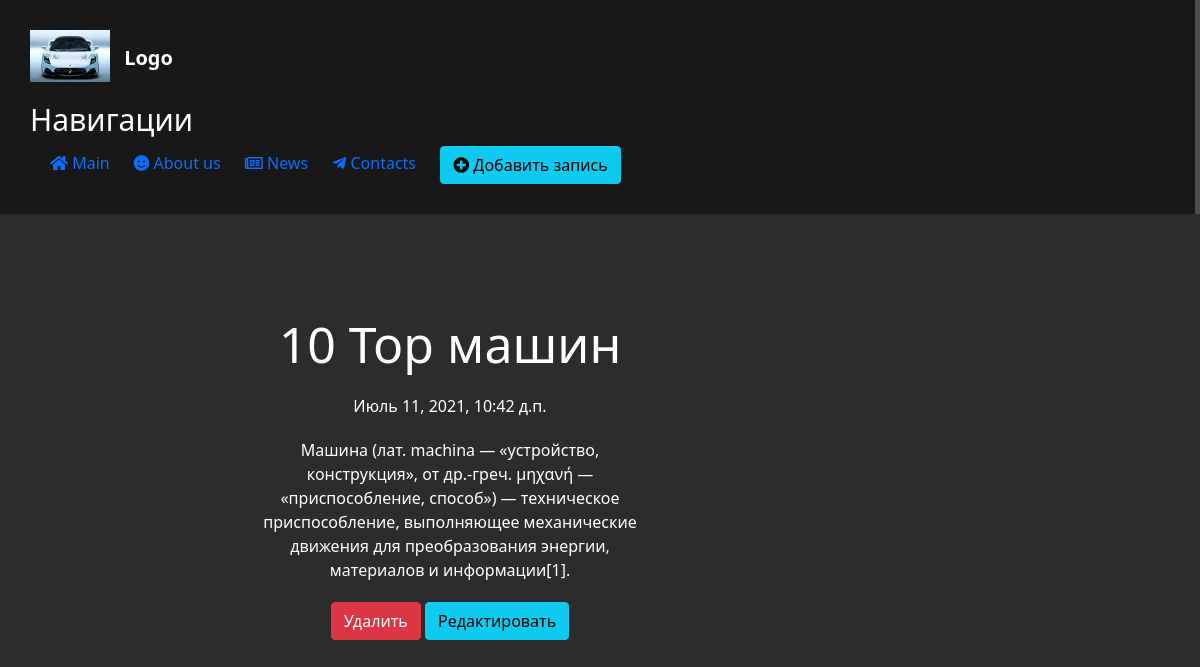
The page /news/2 on the database its author committed.
### news/models.py (models this page shows, shortened)
class Articles(models.Model):
    title = models.CharField('Название', max_length=50)
    anons = models.CharField('Анонс', max_length=250)
    full_text = models.TextField('Статья')
    date = models.DateTimeField('Дата публикации')
    class Meta:
        verbose_name = 'Новость'
        verbose_name_plural = 'Новости'

### news/views.py (the view)
# urls.py: path('<int:pk>', views.NewsDetailView.as_view(), name='news-detail'),
class NewsDetailView(DetailView):
    model = Articles
    template_name = 'news/details_view.html'
    context_object_name = 'article'

### news/templates/news/details_view.html (shortened to what this page needs)
{% extends 'main/layout.html' %}
{% block content %}
<div class="features">
    <h1>{{ article.title }}</h1>
    <p>{{ article.date }}</p>
    <p>{{ article.full_text }}</p>
    <a href="{% url 'news-delete' article.id %}" class="btn btn-danger">Удалить</a>
    <a href="{% url 'news-update' article.id %}" class="btn btn-info">Редактировать</a>
</div>
{% endblock %}

### main/static/main/css/main.css (style rules this page uses)
body { background:#2c2c2c; }
a { text-decoration:none; }
main .features { color:#fff; float:left; margin-top:100px; text-align:center; width:75%; }
main .features h1 { font-size:50px; }
main .features p { max-width:400px; margin: 20px auto }

### rows shown on the page
Articles: title "10 Top машин", date "Июль 11, 2021, 10:42 д.п.", full_text "Машина (лат. machina — «устройство, конструкция», от др.-греч. μηχανή — «приспособление, способ») — техническое приспособление, выполняющее механические движения для преобразования энергии, материалов и информации[1]."
